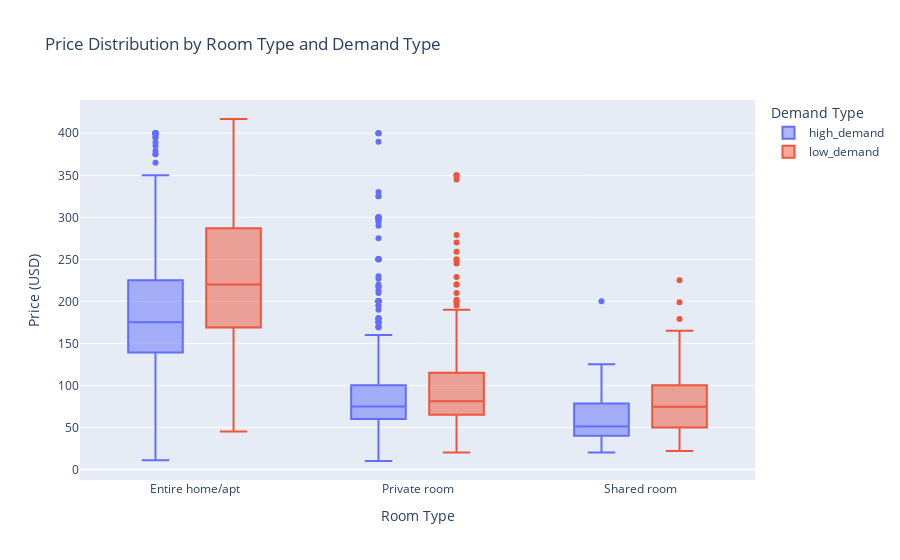

The notebook cell this image was saved under:
### Code cell
# Remove outliers using IQR
Q1 = listings_df['price'].quantile(0.25)
Q3 = listings_df['price'].quantile(0.75)
IQR = Q3 - Q1
outlier_removed_df = listings_df[
    (listings_df['price'] >= Q1 - 1.5 * IQR) &
    (listings_df['price'] <= Q3 + 1.5 * IQR) #keeps only rows within that price range
]

# Create box plot
fig = px.box(
    outlier_removed_df,
    x='room_type',
    y='price',
    color='Demand_type',
    title='Price Distribution by Room Type and Demand Type',
    labels={
        'room_type': 'Room Type',
        'price': 'Price (USD)',
        'Demand_type': 'Demand Type'
    }
)

# Show plot
fig.show()

### Figure 1 — Plotly figure (JSON) as saved in the notebook; plotly's stock layout.template omitted (floating-point values rounded to 4 significant figures; data arrays with more than 128 entries replaced by an {"elided": "..."} marker saying what was removed)
{"data": [{"alignmentgroup": "True", "hovertemplate": "Demand Type=high_demand<br>Room Type=%{x}<br>Price (USD)=%{y}<extra></extra>", "legendgroup": "high_demand", "marker": {"color": "#636efa"}, "name": "high_demand", "notched": false, "offsetgroup": "high_demand", "orientation": "v", "showlegend": true, "type": "box", "x": {"elided": "1947 str values"}, "x0": " ", "xaxis": "x", "y": {"elided": "1947 int values"}, "y0": " ", "yaxis": "y"}, {"alignmentgroup": "True", "hovertemplate": "Demand Type=low_demand<br>Room Type=%{x}<br>Price (USD)=%{y}<extra></extra>", "legendgroup": "low_demand", "marker": {"color": "#EF553B"}, "name": "low_demand", "notched": false, "offsetgroup": "low_demand", "orientation": "v", "showlegend": true, "type": "box", "x": {"elided": "1514 str values"}, "x0": " ", "xaxis": "x", "y": {"elided": "1514 int values"}, "y0": " ", "yaxis": "y"}], "layout": {"boxmode": "group", "legend": {"title": {"text": "Demand Type"}, "tracegroupgap": 0}, "title": {"text": "Price Distribution by Room Type and Demand Type"}, "xaxis": {"anchor": "y", "domain": [0, 1], "title": {"text": "Room Type"}}, "yaxis": {"anchor": "x", "domain": [0, 1], "title": {"text": "Price (USD)"}}}}
